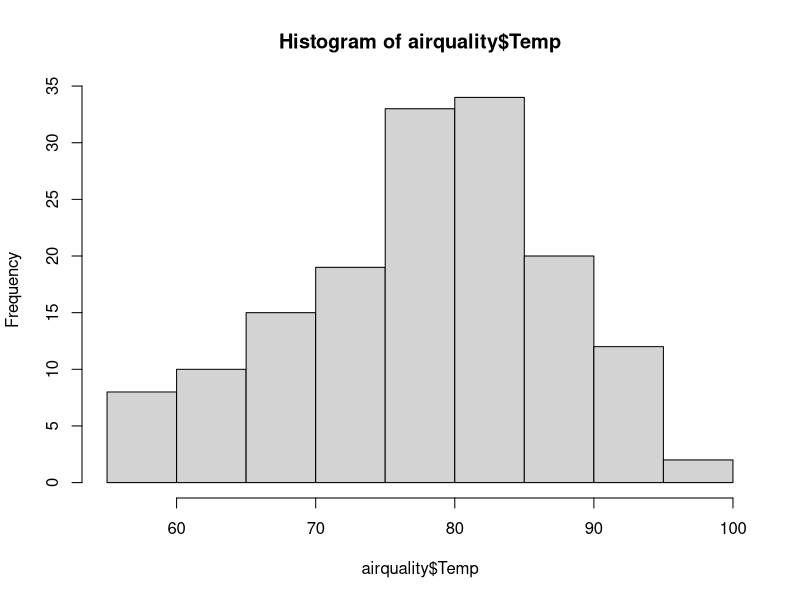
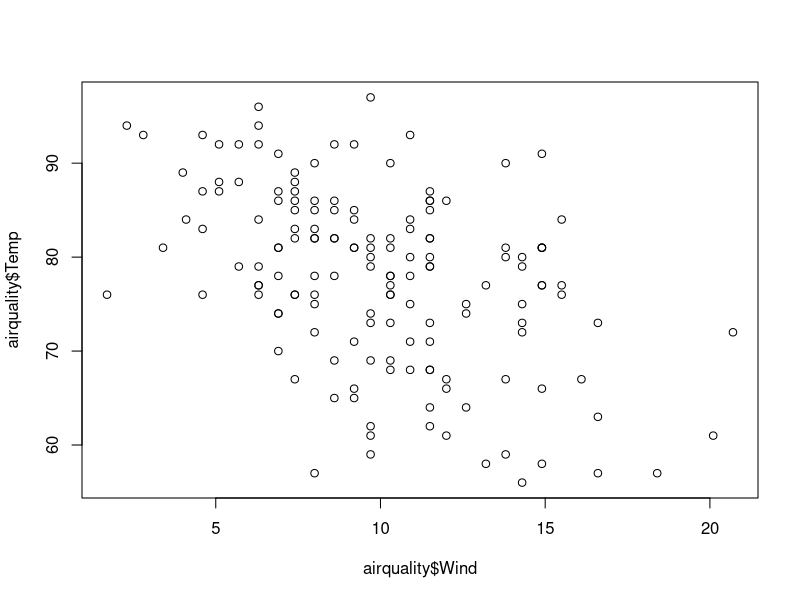
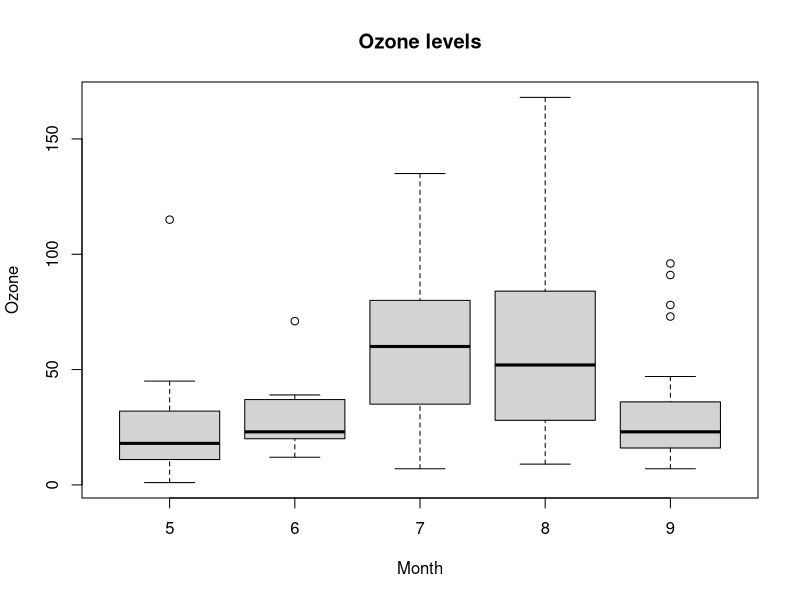

Recreate these plots in R, in order.
library(datasets)

head(airquality)

hist(airquality$Temp)
# draw a simple histogram

plot(airquality$Wind,airquality$Temp, pch = 1)
# draw a scatter plot with "X" as the data point

boxplot(airquality$Ozone ~ airquality$Month, xlab = "Month", ylab = "Ozone")
title(main = "Ozone levels")
# draw a boxplot and add labels
# add title

par("bg")
# global parameter setup